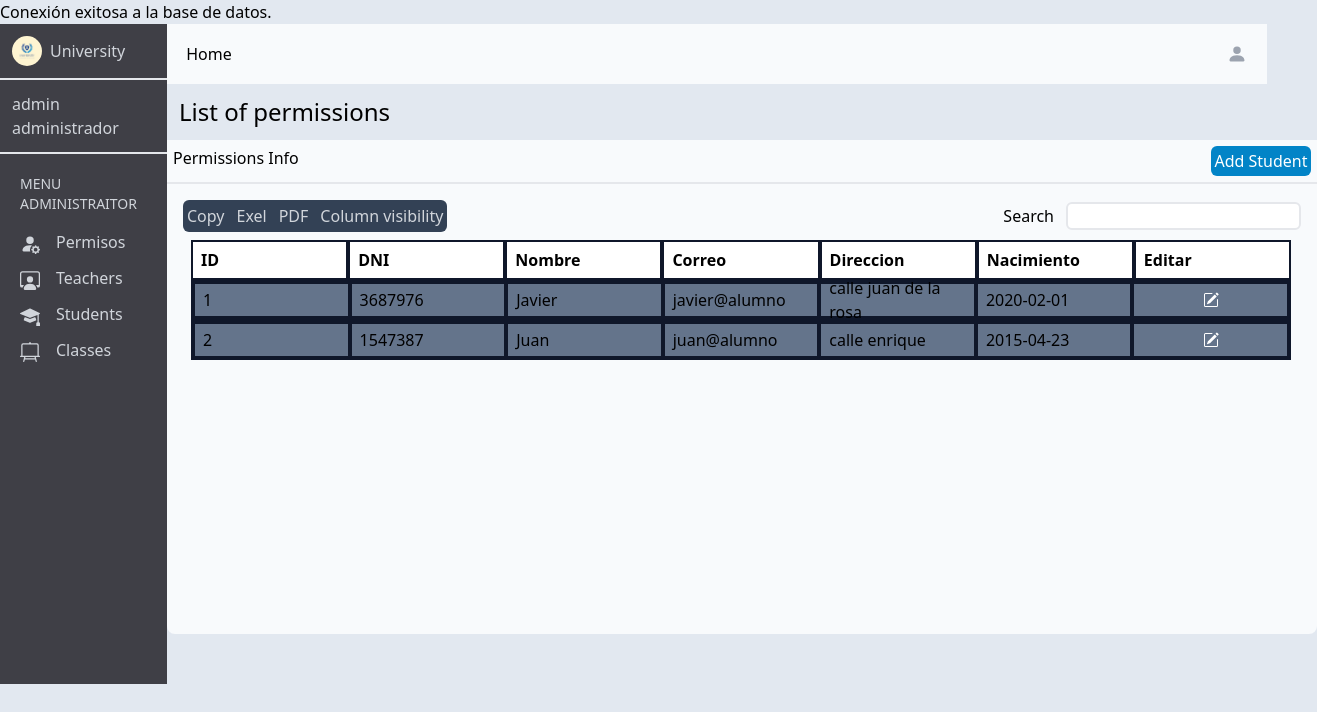
The page /adminalum.php (signed in) on the database as committed earlier.
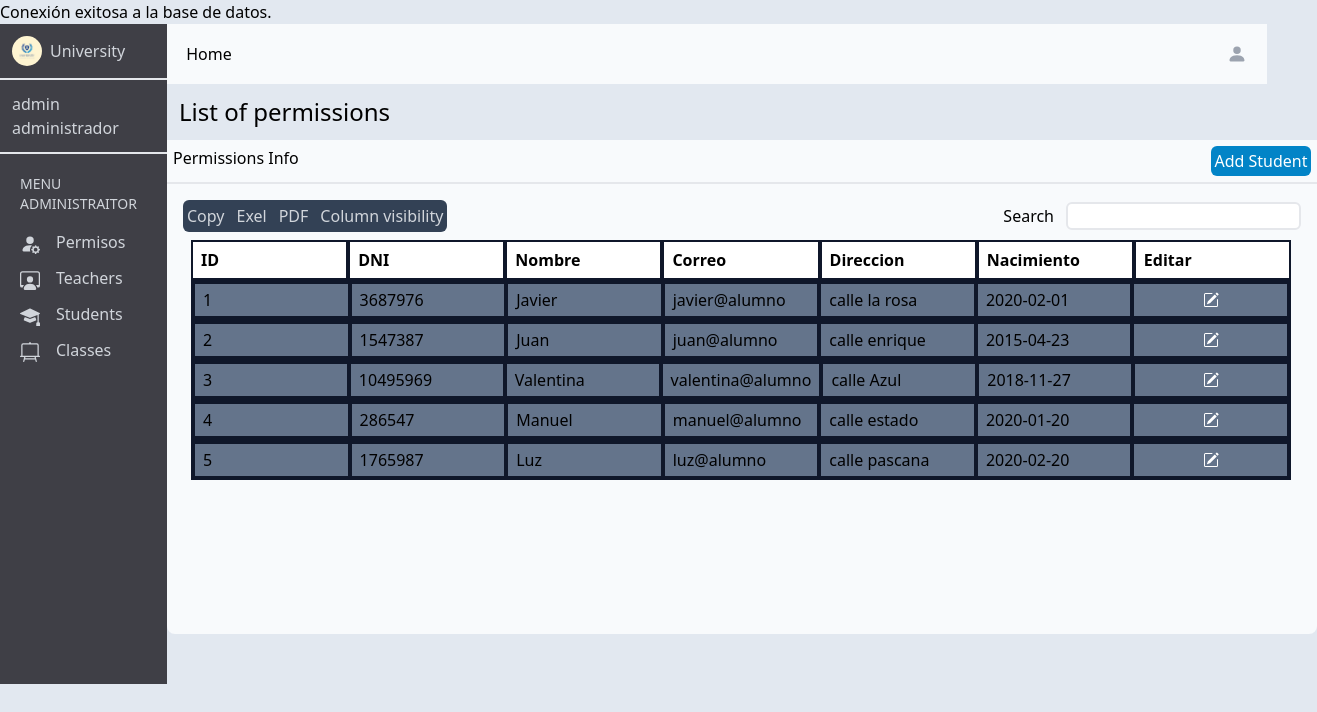
The same page on the database as committed later.
### tables this page shows
CREATE TABLE IF NOT EXISTS `administrador` (
  `id` int NOT NULL AUTO_INCREMENT,
  `dni` int NOT NULL,
  `nombre` varchar(100) NOT NULL,
  `usuario` varchar(250) NOT NULL,
  `contrasena` varchar(250) NOT NULL,
  `permiso` varchar(100) NOT NULL,
  `estado` varchar(100) NOT NULL,
  `direccion` varchar(250) NOT NULL,
  `nacimiento` date NOT NULL,
  `clase` varchar(100) NOT NULL,
  PRIMARY KEY (`id`),
  UNIQUE KEY `dni` (`dni`),
  UNIQUE KEY `usuario` (`usuario`(100)),
  KEY `dni_2` (`dni`)
);

### adminalum.php (the view, shortened to what this page needs)
<?php
require "connection.php";
$consulta = "SELECT * FROM administrador";
$resultado = mysqli_query($connection, $consulta);
?>
<!DOCTYPE html>
<html lang="en">
<head>
    <link href="/dist/output.css" rel="stylesheet">
</head>
<body class="bg-slate-200">
    <main class="h-screen flex">
        <div class="w-custom-300 h-custom-660 bg-zinc-700">
            <div class="flex items-center p-3 gap-2 border-b-2">
                <img class="w-custom-30 h-custom-30 rounded-full" src="./assets/logo.jpg">
                <p class="text-gray-300">University</p>
            </div>
            <div class="p-3 border-b-2">
                <p class="text-gray-300">admin</p>
                <p class="text-gray-300">administrador</p>
            </div>
            <div class="p-5 flex flex-col">
                <p class="flex justify-center text-gray-300 pb-4 text-sm">MENU ADMINISTRAITOR</p>
                <div class="flex flex-col items-start gap-3">
                    <button class="text-gray-300 hover:translate-y-[-4px]" onclick="permisos()">
                        Permisos</button>
                    <button class="text-gray-300 hover:translate-y-[-4px]" onclick="maestros()">
                        Teachers</button>
                    <button class="text-gray-300 hover:translate-y-[-4px]" onclick="alumnos()">
                        Students</button>
                    <button class="text-gray-300 hover:translate-y-[-4px]" onclick="clases()">
                        Classes</button>
                </div>
            </div>
        </div>
        <div class="flex flex-col">
        <div class="w-custom-1100 flex justify-between h-15 p-3 bg-slate-50">
                <button class="w-custom-60 text-center hover:bg-gray-300 rounded-md" onclick="dashboardadmi()">Home</button>
                <button class="px-2 py-2 flex justify-center hover:bg-gray-300 rounded-md" onclick="menuadmin()"><svg xmlns="http://www.w3.org/2000/svg" width="16" height="16" fill="currentColor" class="bi bi-person-fill text-gray-400 w-custom-20 h-custom-20 inline-block mr-0" viewBox="0 0 16 16">
                        <path d="M3 14s-1 0-1-1 1-4 6-4 6 3 6 4-1 1-1 1H3Zm5-6a3 3 0 1 0 0-6 3 3 0 0 0 0 6Z" />
                    </svg></button>
            </div>
            <div>
                <p class="p-3 text-bold text-2xl">List of permissions</p>
                <div class="w-custom-1150 h-10 p-1.5 bg-slate-50 border-b-2 flex justify-between">
                    <p>Permissions Info</p>
                    <button class="w-custom-100 h-custom-30 bg-sky-600 text-white rounded-md">Add Student</button>
                </div>
                <div class="w-full h-custom-450 p-4 bg-slate-50 rounded-b-lg">
                    <div class="flex justify-between">
                        <div class="w-64 p-1 flex bg-slate-700 gap-3 rounded-md">
                            <button class="text-gray-300">Copy</button>
                            <button class="text-gray-300">Exel</button>
                            <button class="text-gray-300">PDF</button>
                            <button class="text-gray-300">Column visibility</button>
                        </div>
                        <div class="flex justify-center items-center gap-3">
                            <p>Search</p>
                            <input class="w-20 h-8 border-2 rounded-md">
                        </div>
                    </div>
                    <div class="w-custom-1100 flex flex-col p-2">
                        <div class="w-custom-1100 h-custom-40 flex bg-white">
                            <div class="w-custom-300 border-2 border-slate-900 flex items-center p-2 font-bold">ID</div>
                            <div class="w-custom-300 border-2 border-slate-900 flex items-center p-2 font-bold">DNI</div>
                            <div class="w-custom-300 border-2 border-slate-900 flex items-center p-2 font-bold">Nombre</div>
                            <div class="w-custom-300 border-2 border-slate-900 flex items-center p-2 font-bold">Correo</div>
                            <div class="w-custom-300 border-2 border-slate-900 flex items-center p-2 font-bold">Direccion</div>
                            <div class="w-custom-300 border-2 border-slate-900 flex items-center p-2 font-bold">Nacimiento</div>
                            <div class="w-custom-300 border-2 border-slate-900 flex items-center p-2 font-bold">Editar</div>
                        </div>
                        <?php
                        $contador = 1;
                        while ($fila = mysqli_fetch_assoc($resultado)) {
                            if ($fila['permiso'] == 'Alumno') {
                            echo "<div class='w-custom-1100 h-custom-40 flex bg-slate-500 border-2 border-slate-900'>";
                            echo "<div class='w-custom-220 border-2 border-slate-900 flex items-center p-2'>" . $contador . "</div>";
                            echo "<div class='w-custom-220 border-2 border-slate-900 flex items-center p-2'>" . $fila['dni'] . "</div>";
                            echo "<div class='w-custom-220 border-2 border-slate-900 flex items-center p-2'>" . $fila['nombre'] . "</div>";
                            echo "<div class='w-custom-220 border-2 border-slate-900 flex items-center p-2'>" . $fila['usuario'] . "</div>";
                            echo "<div class='w-custom-220 border-2 border-slate-900 flex items-center p-2'>" . $fila['direccion'] . "</div>";
                            echo "<div class='w-custom-220 border-2 border-slate-900 flex items-center p-2'>" . $fila['nacimiento'] . "</div>";
                            echo "<button class='w-custom-220 border-2 border-slate-900 flex justify-center items-center p-2'>" . "<svg xmlns='http://www.w3.org/2000/svg width='16' height='16' fill='currentColor' class='bi bi-pencil-square text-white' viewBox='0 0 16 16'>" .
                                "<path d='M15.502 1.94a.5.5 0 0 1 0 .706L14.459 3.69l-2-2L13.502.646a.5.5 0 0 1 .707 0l1.293 1.293zm-1.75 2.456-2-2L4.939 9.21a.5.5 0 0 0-.121.196l-.805 2.414a.25.25 0 0 0 .316.316l2.414-.805a.5.5 0 0 0 .196-.12l6.813-6.814z'/>" . "
                                    <path fill-rule='evenodd' d='M1 13.5A1.5 1.5 0 0 0 2.5 15h11a1.5 1.5 0 0 0 1.5-1.5v-6a.5.5 0 0 0-1 0v6a.5.5 0 0 1-.5.5h-11a.5.5 0 0 1-.5-.5v-11a.5.5 0 0 1 .5-.5H9a.5.5 0 0 0 0-1H2.5A1.5 1.5 0 0 0 1 2.5v11z'/>" .
                                "</svg>" . "</button>";
                            echo "</div>";
                            $contador++;
                            }
                        }
                        ?>
                    </div>
                </div>
            </div>
        </div>
    </main>
</body>
</html>

Rows that differ between the two databases and show on the page:
changed administrador "Javier": direccion "calle juan de la rosa" → "calle la rosa"
added administrador: dni "10495969", nombre "Valentina", usuario "valentina@alumno", direccion "calle Azul", nacimiento "2018-11-27"
added administrador: dni "286547", nombre "Manuel", usuario "manuel@alumno", direccion "calle estado", nacimiento "2020-01-20"
added administrador: dni "1765987", nombre "Luz", usuario "luz@alumno", direccion "calle pascana", nacimiento "2020-02-20"
